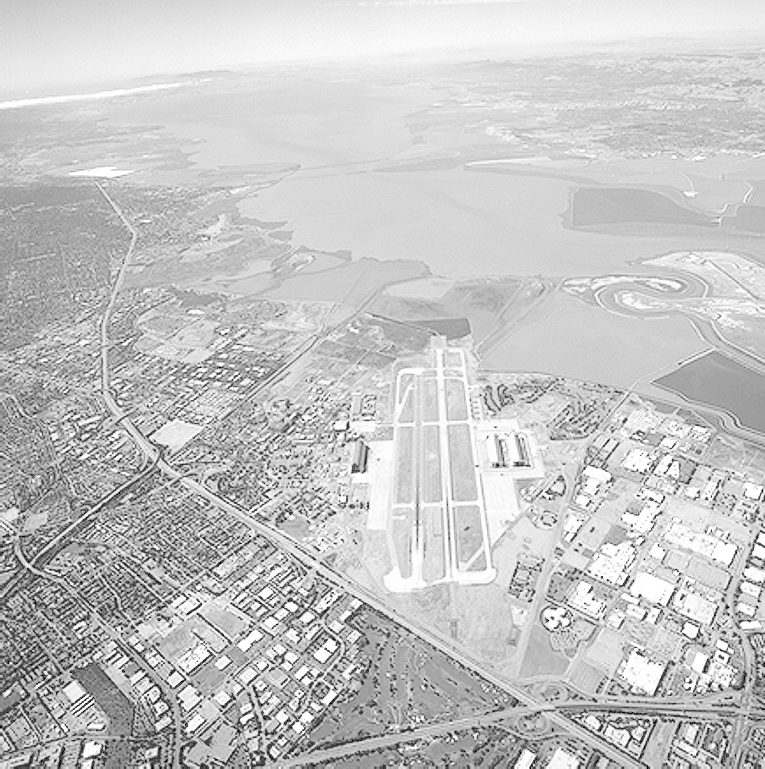
//> input picture 1.tif, 765 x 769 px
$ ./hist 1.tif   (built with g++ and OpenCV 4)
//> lines starting //> are read from the running program, lines starting //| are printed output that depends on the picture

#include <iostream>
#include <opencv2/opencv.hpp>


using namespace std;
using namespace cv;


void image_histogram(Mat image, int histogram[])
{

    	//Initialize all intensity values to 0
    	for(int i = 0; i < 256; i++)
            	histogram[i] = 0;

    	//Calculate the no of pixels for each intensity values
    	for(int y = 0; y < image.rows; y++)
        	for(int x = 0; x < image.cols; x++)
            		histogram[(int)image.at<uchar>(y,x)]++;

}


void histDisplay(int histogram[], const char* name)
{

    	int hist[256];

	for(int i = 0; i < 256; i++)
        	hist[i]=histogram[i];

    	//Draw the histograms
    	int hist_w = 512; int hist_h = 400;
    	int bin_w = cvRound((double) hist_w/256);

    	Mat histImage(hist_h, hist_w, CV_8UC1, Scalar(255));

    	//Find the maximum intensity element from the histogram
    	int max = hist[0];
    	for(int i = 1; i < 256; i++)
        	if(max < hist[i])
	            	max = hist[i];

    	//Normalize the histogram between 0 and histImage.rows
    	for(int i = 0; i < 256; i++)
        	hist[i] = ((double)hist[i]/max) * histImage.rows;

    	//Draw the intensity line for histogram
	//void line(Mat &img, Point pt1, Point pt2, const Scalar &color, int thickness=1, int lineType=8, int shift=0)
    	for(int i = 0; i < 256; i++)
            	line(histImage, Point(bin_w*(i), hist_h), Point(bin_w*(i), hist_h - hist[i]), Scalar(0), 1, 8, 0);

    	//Display histogram
    	namedWindow(name, CV_WINDOW_AUTOSIZE);
    	imshow(name, histImage);

}


int main(int argc, char *argv[])
{


    	Mat in = imread(argv[1], CV_LOAD_IMAGE_GRAYSCALE);
//> in is the input picture: 769 rows x 765 cols, CV_8UC1; min 0, max 255, mean 197.1

    	//Generate the histogram
    	int histogram[256];
    	image_histogram(in, histogram);
//> histogram = 256 values, max 15137 at index 213, min 0 at index 1, mean 2298

    	//Caluculate the size of image
    	int size = in.rows * in.cols;
//> size = 588285

    	//Calculate the probability of each intensity
    	float prob[256], nk, A_nk[256];

    	for(int i = 0; i < 256; i++)
        	prob[i] = (double)histogram[i] / size;		//pr(rk) = nk/size,  k = 0, ---, 255
//> after the loop, prob = 256 values, max 0.0257 at index 213, min 0 at index 1, mean 0.00391

	for(int i = 0; i < 256; i++)
	{
		nk = 0.0;

		for(int j = 0; j < i; j++)
			nk += prob[j];

		A_nk[i] = nk;
	}
//> this loop made 256 passes
//> nk on passes 1 to 3: 0, 0.00149, 0.00149
//> after the loop, nk = 0.996; A_nk = 256 values from 0 to 0.996

	for(int i = 0; i < 256; i++)
		A_nk[i] *= 255;			//sk = T(rk) = 255*[pr(r0)+pr[r1]+ --- +pr[rk]],  k = 0, ---, 255
//> after the loop, A_nk = 256 values from 0 to 253.9

    	//Generate the equlized image
    	Mat out(in.rows, in.cols, CV_8UC1);

    	for(int i = 0; i < in.rows; i++)
        	for(int j = 0; j < in.cols; j++)
		{
            		out.at<uchar>(i, j) = A_nk[in.at<uchar>(i, j)];
			//cout << "A_nk[" << i << "][" << j << "] = " << out.at<uchar>(i, j) << endl;
		}
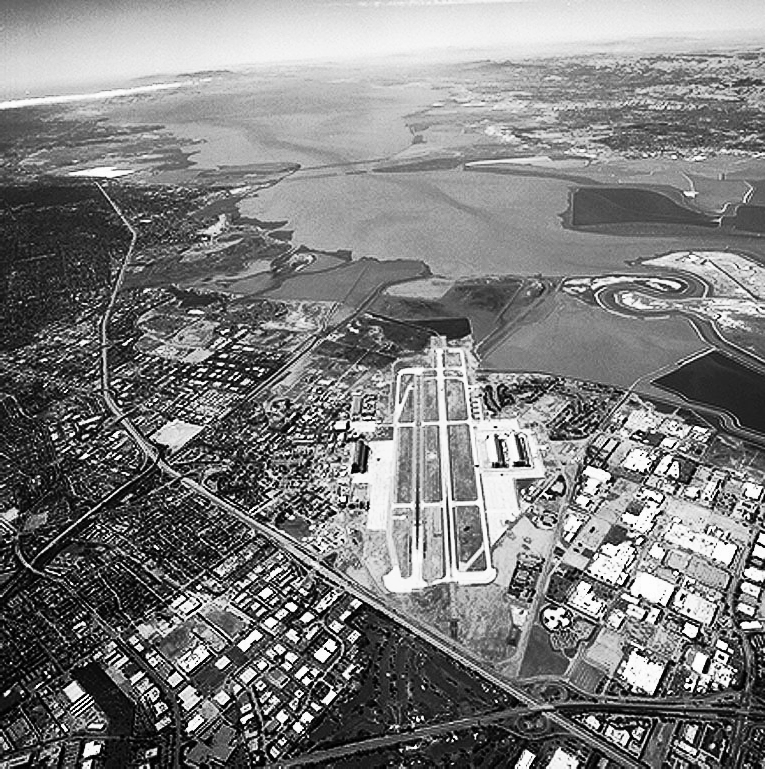
//> out: 769 rows x 765 cols, CV_8UC1; min 0, max 253, mean 125.7

   	namedWindow("Original Image");
    	imshow("Original Image", in);

    	histDisplay(histogram, "Original Histogram");
//> after the loop in histDisplay, `for(int i = 0; i < 256; i++)`: hist has the same summary as histogram outside histDisplay
//> in histDisplay, `int max = hist[0];`: max = 875
//> the loop in histDisplay, `for(int i = 1; i < 256; i++)` made 255 passes
//> max on passes 48, 60, 67, 164, 187, 188, 190, 191, 197, 198, 200, 202: 2855, 3670, 4057, 5039, 5081, 5541, 5891, 5998, 6167, 6338, 6396, 6489
//> after the loop in histDisplay, `for(int i = 1; i < 256; i++)`: max = 15137
//> after the loop in histDisplay, `for(int i = 0; i < 256; i++)`: hist = 256 values, max 400 at index 213, min 0 at index 1, mean 60.44
//> after the loop in histDisplay, `for(int i = 0; i < 256; i++)`:
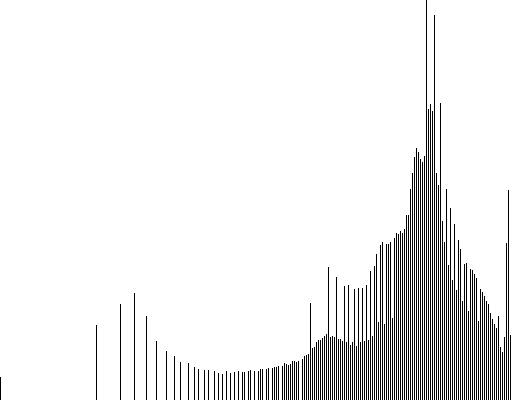
//> histImage: 400 rows x 512 cols, CV_8UC1; 92.4% white; black in thin lines or dots

    	namedWindow("Equilized Image");
    	imshow("Equilized Image",out);

    	int hist[256];
    	image_histogram(out, hist);
//> hist = 256 values, max 15137 at index 147, min 0 at index 2, mean 2298
    	histDisplay(hist, "Equilized Histogram");
//> call 2 of histDisplay, with name = "Equilized Histogram"
//> in histDisplay (call 2), `int max = hist[0];`: max = 3730
//> the loop in histDisplay (call 2), `for(int i = 1; i < 256; i++)` made 255 passes
//> after the loop in histDisplay (call 2), `for(int i = 1; i < 256; i++)`: max = 15137
//> after the loop in histDisplay (call 2), `for(int i = 0; i < 256; i++)`: hist = 256 values, max 400 at index 147, min 0 at index 2, mean 60.49
//> after the loop in histDisplay (call 2), `for(int i = 0; i < 256; i++)`:
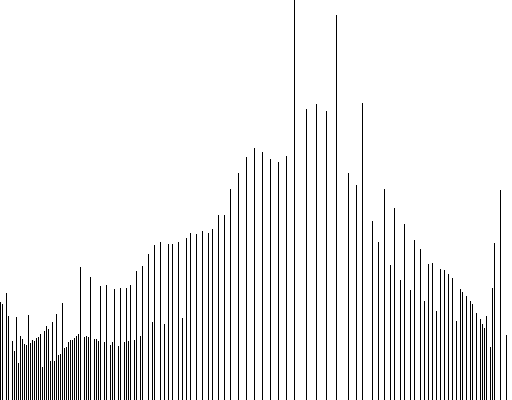
//> histImage: 400 rows x 512 cols, CV_8UC1; 92.4% white; black in thin lines or dots

    	waitKey();

    	return 0;


}

$ run again, on 3.tif
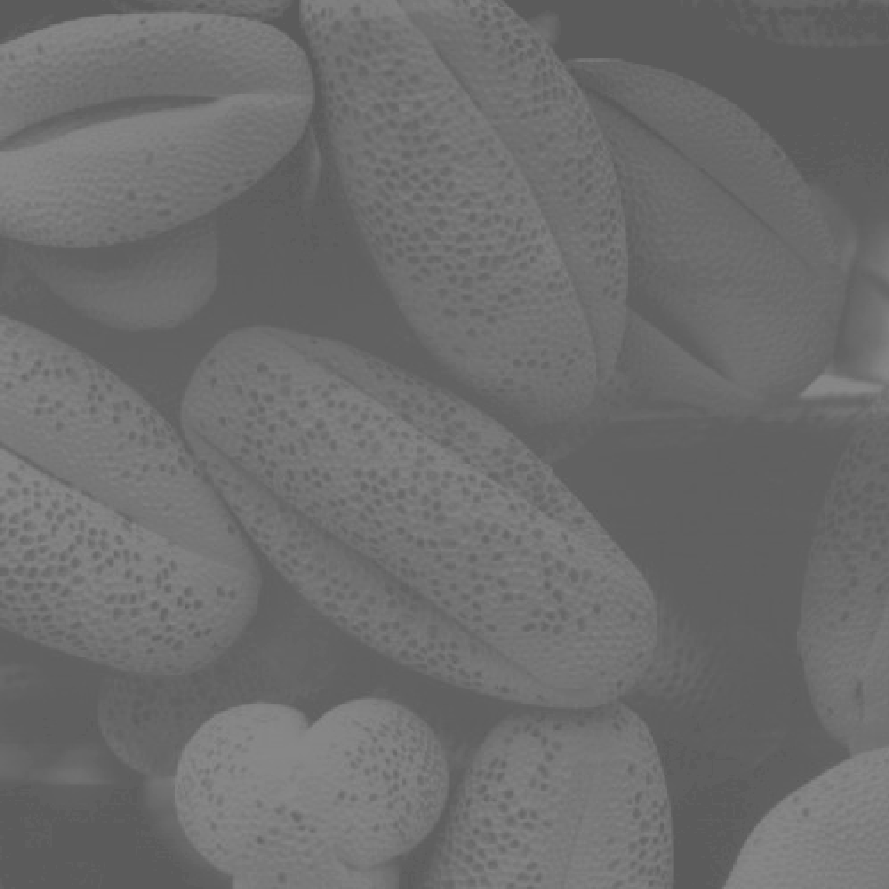
//> input picture 3.tif, 889 x 889 px
//> in is the input picture: 889 rows x 889 cols, CV_8UC1; min 91, max 138, mean 109.1
//> histogram = 256 values, max 60247 at index 96, min 0 at index 0, mean 3087.2
//> after the loop `for(int i = 0; i < 256; i++)`: prob = 256 values, max 0.0762 at index 96, min 0 at index 0, mean 0.00391
//> after the loop `for(int i = 0; i < 256; i++)`: nk = 1; A_nk = 256 values from 0 to 1
//> after the loop `for(int i = 0; i < 256; i++)`: A_nk = 256 values from 0 to 255
//> after the loop `for(int i = 0; i < in.rows; i++)`:
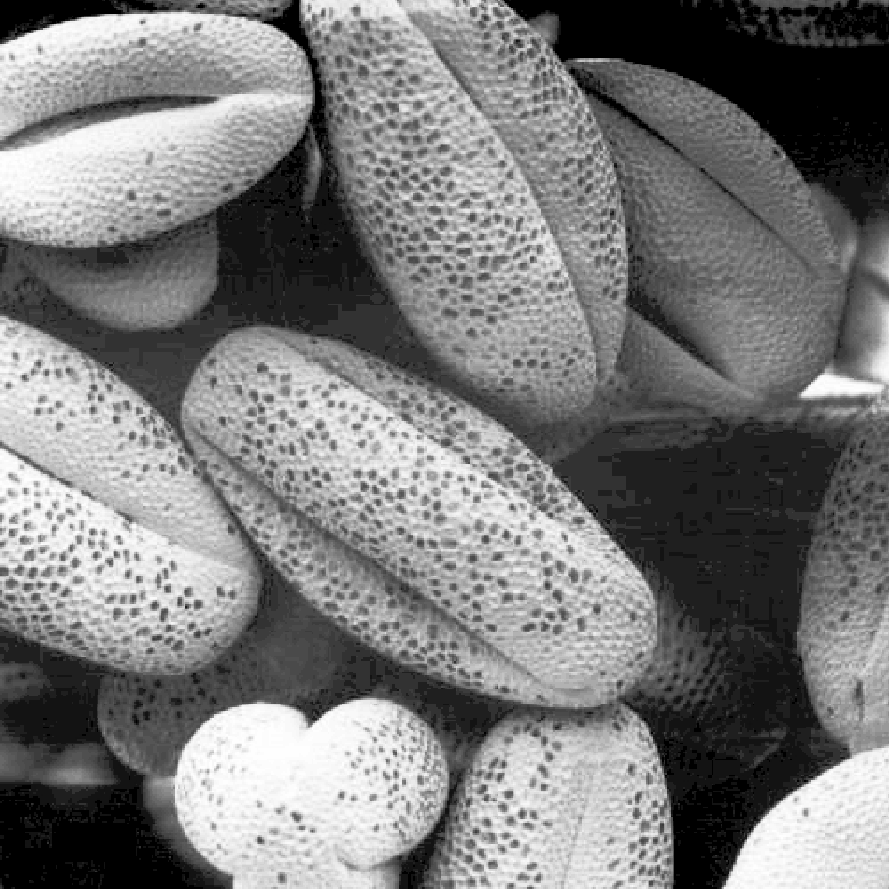
//> out: 889 rows x 889 cols, CV_8UC1; min 0, max 254, mean 122.7
//> after the loop in histDisplay, `for(int i = 0; i < 256; i++)`: hist has the same summary as histogram outside histDisplay
//> in histDisplay, `int max = hist[0];`: max = 0
//> the loop in histDisplay, `for(int i = 1; i < 256; i++)` made 255 passes
//> max on passes 91, 96: 55171, 60247
//> after the loop in histDisplay, `for(int i = 1; i < 256; i++)`: max = 60247
//> after the loop in histDisplay, `for(int i = 0; i < 256; i++)`: hist = 256 values, max 400 at index 96, min 0 at index 0, mean 20.43
//> `image_histogram(out, hist);`: hist = 256 values, max 60247 at index 31, min 0 at index 1, mean 3087.2
//> in histDisplay (call 2), `int max = hist[0];`: max = 55171
//> the loop in histDisplay (call 2), `for(int i = 1; i < 256; i++)` made 255 passes
//> after the loop in histDisplay (call 2), `for(int i = 1; i < 256; i++)`: max = 60247
//> after the loop in histDisplay (call 2), `for(int i = 0; i < 256; i++)`: hist = 256 values, max 400 at index 31, min 0 at index 1, mean 20.43
//> after the loop in histDisplay (call 2), `for(int i = 0; i < 256; i++)`:
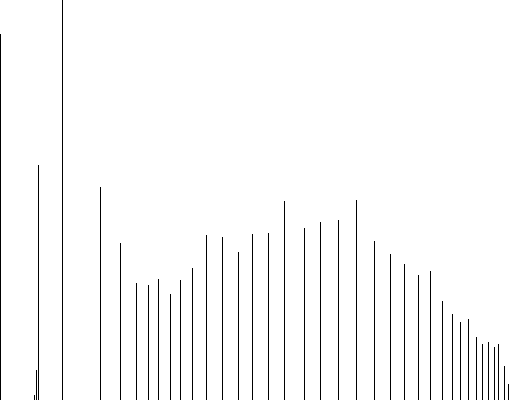
//> histImage: 400 rows x 512 cols, CV_8UC1; 97.4% white; black in thin lines or dots
